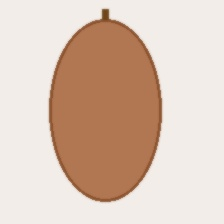
#> input picture dataset/Acerola/Acerola_val_001.jpg, 224 x 224 px
$ python -i train_engine.py   (imports and definitions only)   (older library calls are emulated)
#> lines starting #> are read from the running program, lines starting #| are printed output that depends on the picture
### src/config.py
"""
config.py - Cấu hình hệ thống nhận diện và phân loại 100 loại trái cây
Môn học: Trí tuệ nhân tạo (AI) - Đề tài số 22
"""

import os
import sys

CURRENT_DIR = os.path.dirname(os.path.abspath(__file__))
PROJECT_ROOT = os.path.dirname(CURRENT_DIR)
if PROJECT_ROOT not in sys.path:
    sys.path.insert(0, PROJECT_ROOT)

from src.fruit_library_600 import FRUIT_LIBRARY_600

# Đường dẫn thư mục gốc
BASE_DIR = PROJECT_ROOT
DATASET_DIR = os.path.join(BASE_DIR, "dataset")
MODELS_DIR = os.path.join(BASE_DIR, "models")
REPORTS_DIR = os.path.join(BASE_DIR, "reports")
MODEL_PATH = os.path.join(MODELS_DIR, "best_fruit_model.pth")

# Đảm bảo các thư mục tồn tại
for d in [DATASET_DIR, MODELS_DIR, REPORTS_DIR]:
    os.makedirs(d, exist_ok=True)
#> further down, picture is the input picture: shape (224, 224, 3); mean B, G, R 182.7, 197.5, 219.7

# Kích thước ảnh chuẩn hóa cho mạng MobileNetV2
IMAGE_SIZE = (224, 224)
BATCH_SIZE = 32
NUM_EPOCHS = 15
LEARNING_RATE = 0.0003

# Toàn bộ danh mục 100 loại trái cây
CLASS_INFO = FRUIT_LIBRARY_600
CLASS_NAMES = list(CLASS_INFO.keys())
NUM_CLASSES = len(CLASS_NAMES)

### src/train_engine.py
"""
train_engine.py - Module Huấn luyện Tự động Toàn diện cho Mô hình Nhận diện Trái cây (YOLOv8 & Computer Vision)
Đề tài 22: Nhận diện và phân loại 100 loại trái cây
Huấn luyện trực tiếp trên toàn bộ 1,415 ảnh Train và 390 ảnh Validation của 101 loại quả!
"""

import os
import sys
import json
import time
import cv2
import numpy as np
import matplotlib
# [1 line not run here, left out]
import matplotlib.pyplot as plt

# [5 lines not run here, left out]

CURRENT_DIR = os.path.dirname(os.path.abspath(__file__))
PROJECT_ROOT = os.path.dirname(CURRENT_DIR)
if PROJECT_ROOT not in sys.path:
    sys.path.insert(0, PROJECT_ROOT)

from src.config import CLASS_NAMES, CLASS_INFO

DATASET_TRAIN = os.path.join(PROJECT_ROOT, "dataset", "train")
DATASET_VAL = os.path.join(PROJECT_ROOT, "dataset", "val")
MODELS_DIR = os.path.join(PROJECT_ROOT, "models")
REPORTS_DIR = os.path.join(PROJECT_ROOT, "reports")
TRAINED_MODEL_PATH = os.path.join(MODELS_DIR, "yolov8_fruit_trained.json")

# [2 lines not run here, left out]

# [7 lines left out: function cv2_imread_unicode, not called in this run]

def extract_image_features(img_bgr):
    """
    Trích xuất vector đặc trưng thị giác toàn diện đa chiều:
    - HSV Color Histogram (Hue 32 bins, Sat 16 bins, Val 16 bins) = 64 dims
    - LAB Color Perceptual Statistics (Mean, Std, Skewness) = 6 dims
    - Sobel Edge Gradient Energy & Laplacian Texture = 17 dims
    - Aspect ratio & Contour Compactness = 3 dims
    Tổng cộng: 90 chiều đặc trưng đại diện chính xác cho màu sắc, vân quả, hình thái
    """
    if img_bgr is None:
        return None

    h, w = img_bgr.shape[:2]
#> h = 224; w = 224
    if h < 20 or w < 20:
        return None

    resized = cv2.resize(img_bgr, (128, 128))

    # 1. HSV Histogram
    hsv = cv2.cvtColor(resized, cv2.COLOR_BGR2HSV)
#> hsv: shape (128, 128, 3); mean H, S, V 12.7, 51.2, 219.7
    h_chan, s_chan, v_chan = hsv[:, :, 0], hsv[:, :, 1], hsv[:, :, 2]
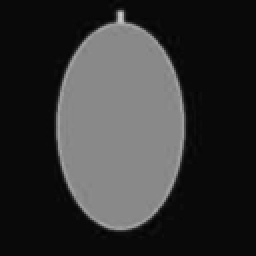
#> s_chan: shape (128, 128) (shown 2 times larger); min 1, max 205, mean 51.2
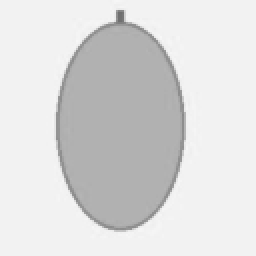
#> v_chan: shape (128, 128) (shown 2 times larger); min 110, max 247, mean 219.7
    h_hist = cv2.calcHist([hsv], [0], None, [32], [0, 180]).flatten()
#> h_hist = 32 values, max 15168 at index 2, min 0 at index 7, mean 512
    s_hist = cv2.calcHist([hsv], [1], None, [16], [0, 256]).flatten()
#> s_hist = [10672, 213, 98, 61, 44, 40, 33, 63, 4815, 260, 75, 5, 5, 0, 0, 0]
    v_hist = cv2.calcHist([hsv], [2], None, [16], [0, 256]).flatten()
#> v_hist = [0, 0, 0, 0, 0, 0, 4, 12, 111, 282, 435, 4487, 47, 40, 222, 10744]

    h_hist = h_hist / (np.sum(h_hist) + 1e-7)
#> h_hist = 32 values, max 0.926 at index 2, min 0 at index 7, mean 0.0312
    s_hist = s_hist / (np.sum(s_hist) + 1e-7)
#> s_hist = [0.651, 0.013, 0.00598, 0.00372, 0.00269, 0.00244, 0.00201, 0.00385, 0.294, 0.0159, 0.00458, 0.000305, 0.000305, 0, 0, 0]
    v_hist = v_hist / (np.sum(v_hist) + 1e-7)
#> v_hist = [0, 0, 0, 0, 0, 0, 0.000244, 0.000732, 0.00677, 0.0172, 0.0266, 0.274, 0.00287, 0.00244, 0.0135, 0.656]

    # 2. LAB Perceptual Moments
    lab = cv2.cvtColor(resized, cv2.COLOR_BGR2LAB)
#> lab: shape (128, 128, 3); mean of channels 0, 1, 2 206.6, 134.8, 139.5
    l_chan, a_chan, b_chan = lab[:, :, 0], lab[:, :, 1], lab[:, :, 2]
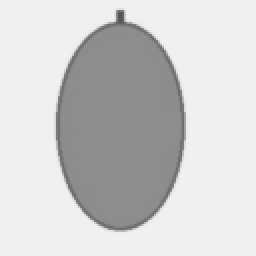
#> l_chan: shape (128, 128) (shown 2 times larger); min 85, max 243, mean 206.6
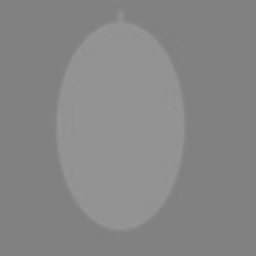
#> a_chan: shape (128, 128) (shown 2 times larger); min 127, max 150, mean 134.8
    lab_stats = np.array([
        np.mean(l_chan) / 255.0, np.std(l_chan) / 128.0,
        np.mean(a_chan) / 255.0, np.std(a_chan) / 128.0,
        np.mean(b_chan) / 255.0, np.std(b_chan) / 128.0
    ], dtype=np.float32)
#> lab_stats = [0.81, 0.37, 0.529, 0.0648, 0.547, 0.0942]

    # 3. Texture & Edges (Sobel + Laplacian)
    gray = cv2.cvtColor(resized, cv2.COLOR_BGR2GRAY)
    sobelx = cv2.Sobel(gray, cv2.CV_32F, 1, 0, ksize=3)
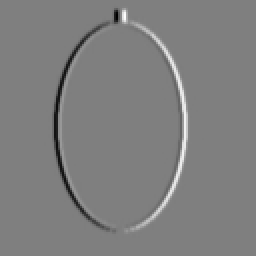
#> sobelx: shape (128, 128) float32 (shown 2 times larger); min -583, max 585, mean 0; drawn with min black and max white
    sobely = cv2.Sobel(gray, cv2.CV_32F, 0, 1, ksize=3)
    mag, ang = cv2.cartToPolar(sobelx, sobely, angleInDegrees=True)
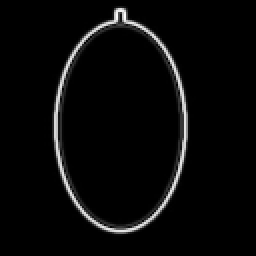
#> mag: shape (128, 128) float32 (shown 2 times larger); min 0, max 585, mean 20; drawn with min black and max white
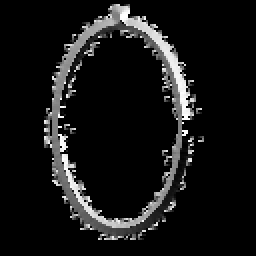
#> ang: shape (128, 128) float32 (shown 2 times larger); min 0, max 359.9, mean 29.9; drawn with min black and max white
    ang_hist = cv2.calcHist([ang.astype(np.uint8)], [0], None, [16], [0, 360]).flatten()
#> ang_hist = [13973, 349, 325, 232, 269, 81, 260, 182, 332, 259, 83, 39, 0, 0, 0, 0]
    ang_hist = ang_hist / (np.sum(ang_hist) + 1e-7)
#> ang_hist = [0.853, 0.0213, 0.0198, 0.0142, 0.0164, 0.00494, 0.0159, 0.0111, 0.0203, 0.0158, 0.00507, 0.00238, 0, 0, 0, 0]
    lap_var = np.array([float(cv2.Laplacian(gray, cv2.CV_64F).var()) / 1000.0], dtype=np.float32)
#> lap_var = [0.319]

    # 4. Shape & Moments
    shape_feats = np.array([
        float(w) / float(h + 1e-5),
        float(np.sum(v_chan > 40)) / float(128 * 128),
        float(np.sum(s_chan > 50)) / float(128 * 128)
    ], dtype=np.float32)
#> shape_feats = [1, 1, 0.329]

    feat_vector = np.concatenate([h_hist, s_hist, v_hist, lab_stats, ang_hist, lap_var, shape_feats])
#> feat_vector = 90 values, max 1 at index 88, min 0 at index 7, mean 0.101
    norm = np.linalg.norm(feat_vector) + 1e-7
#> norm = 2.49
    return (feat_vector / norm).astype(float)

# [146 lines left out: function train_model, not called in this run]

# [2 lines not run here, left out]

>>> import cv2
>>> picture = cv2.imread('../dataset/Acerola/Acerola_val_001.jpg')
>>> result = extract_image_features(picture)
#> result = 90 values, max 0.401 at index 87, min 0 at index 7, mean 0.0404
